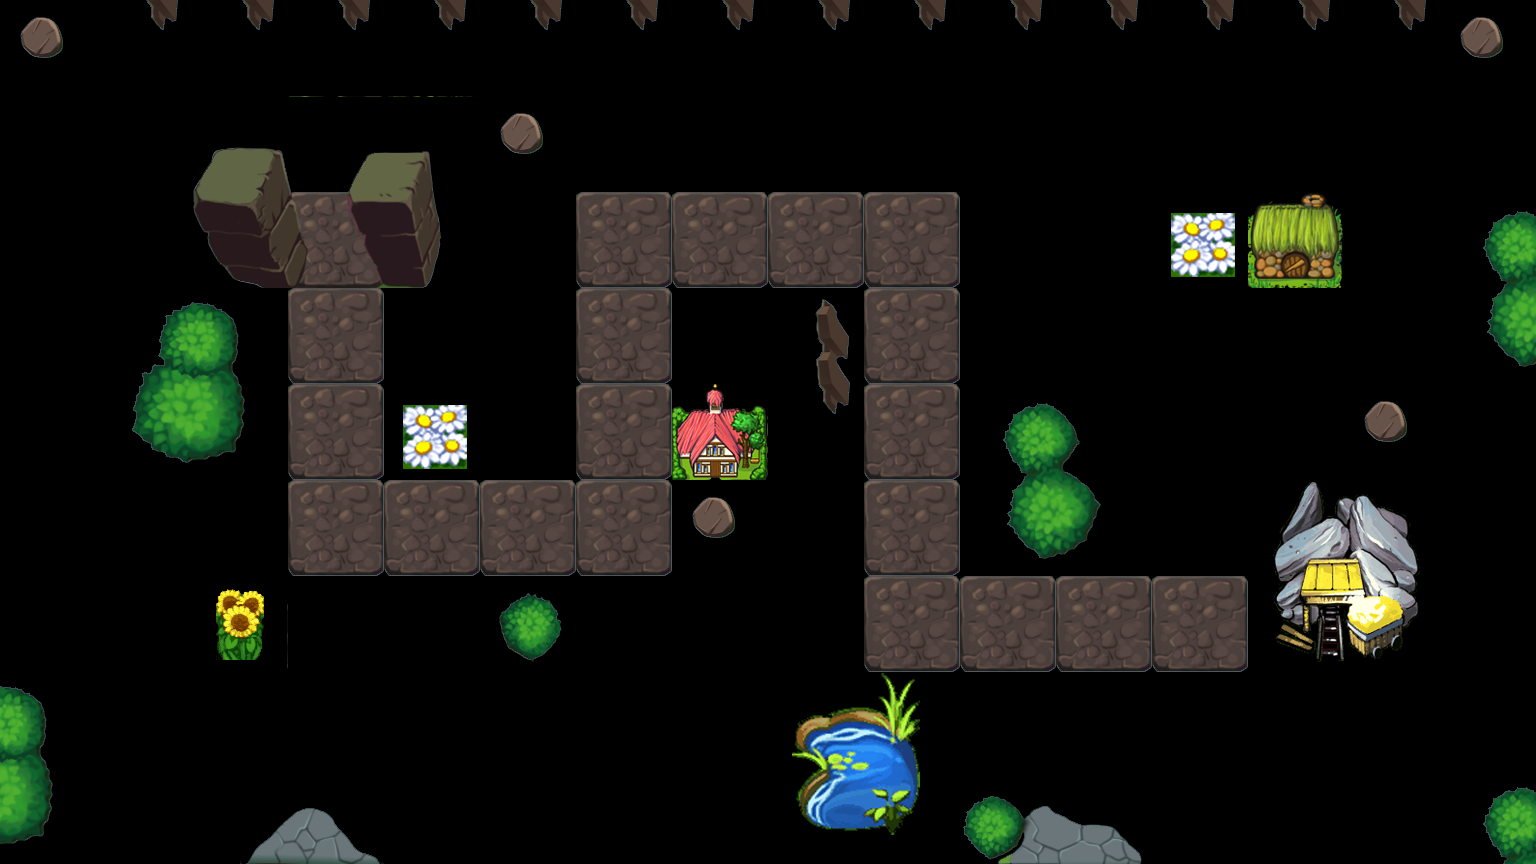

This is a level from a 2D game, rendered from its Tiled map with the project's own tilesets. A one-line summary and the map file follow, with tile-layer data summarised:
An orthogonal 16x9 tile map with 96x96 px tiles, 1 tile layer (bg) and 7 objects (0, 1, 2, 3, 4, ...).

<map version="1.0" orientation="orthogonal" width="16" height="9" tilewidth="96" tileheight="96">
 <tileset firstgid="1" name="tiles" tilewidth="96" tileheight="96">
  <image source="tiles.png" trans="ff00ff" width="768" height="576" />
  <tile id="38">
   <properties>
    <property name="canTouch" value="1" />
   </properties>
  </tile>
 </tileset>
 <layer name="bg" width="16" height="9">
  <data>[144 cells, 144 non-empty, 36 distinct tile ids]</data>
 </layer>
 <objectgroup name="obj" width="16" height="9">
  <object name="0" x="333" y="248" />
  <object name="1" x="358" y="497" />
  <object name="2" x="633" y="497" />
  <object name="3" x="603" y="233" />
  <object name="4" x="894" y="218" />
  <object name="5" x="939" y="591" />
  <object name="6" x="1300" y="588" />
 </objectgroup>
</map>